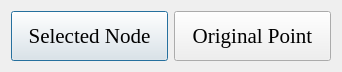
<?xml version="1.0" encoding="UTF-8"?>
<ui version="4.0">
 <class>MoveTo</class>
 <widget class="QDialog" name="MoveTo">
  <property name="geometry">
   <rect>
    <x>0</x>
    <y>0</y>
    <width>342</width>
    <height>68</height>
   </rect>
  </property>
  <property name="windowTitle">
   <string>Dialog</string>
  </property>
  <layout class="QGridLayout" name="gridLayout">
   <item row="0" column="0">
    <widget class="QPushButton" name="selectNode">
     <property name="minimumSize">
      <size>
       <width>0</width>
       <height>50</height>
      </size>
     </property>
     <property name="font">
      <font>
       <family>Times New Roman</family>
       <pointsize>16</pointsize>
       <weight>50</weight>
       <bold>false</bold>
      </font>
     </property>
     <property name="text">
      <string>Selected Node</string>
     </property>
    </widget>
   </item>
   <item row="0" column="1">
    <widget class="QPushButton" name="originalPoint">
     <property name="minimumSize">
      <size>
       <width>0</width>
       <height>50</height>
      </size>
     </property>
     <property name="font">
      <font>
       <family>Times New Roman</family>
       <pointsize>16</pointsize>
       <weight>50</weight>
       <bold>false</bold>
      </font>
     </property>
     <property name="text">
      <string>Original Point</string>
     </property>
    </widget>
   </item>
  </layout>
 </widget>
 <resources/>
 <connections/>
</ui>
